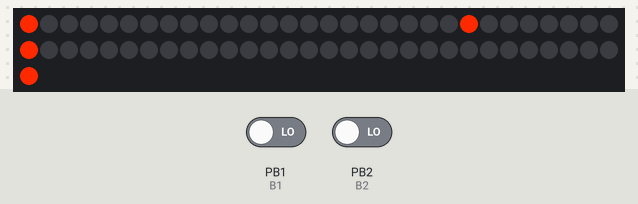
Bench run of a program on a simulated ATtiny85, built with avr-gcc and run on an emulated ATtiny85. Parts: 61 RGB LEDs in strip order, left to right, continuing on the next row. The inputs (shaded band) are chosen by the test bench; at power-on: PB1 (B1) LOW, PB2 (B2) LOW.

Above: at 1.2 s.
1.3 s: PB1 (B1) driven HIGH
At 1.9 s:
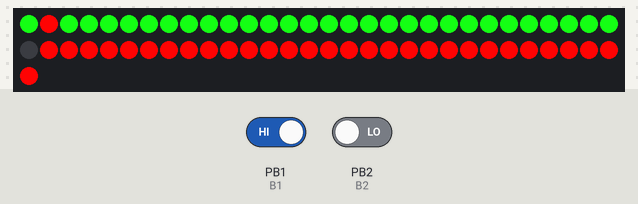

The program:

main.cpp
```cpp
#include <Adafruit_NeoPixel.h>
#ifdef __AVR__
#include <avr/power.h> // Required for 16 MHz Adafruit Trinket
#endif

#define B1 1
#define B2 2

#define PIN 0        // On Trinket or Gemma, suggest changing this to 1
#define NUMPIXELS 61 // Popular NeoPixel ring size
#define MEDIUMLED 30 // led central

#define GREEN pixels.Color(20, 255, 20)
#define RED pixels.Color(255, 3, 3)
#define BLUE pixels.Color(20, 20, 255)
#define ORANGE pixels.Color(255, 40, 0)

int game = 0;
float speed = 40;
int actual = 1;
int last = 0;
bool forward = true;
int level = 0;

Adafruit_NeoPixel pixels(NUMPIXELS, PIN, NEO_GRB + NEO_KHZ800);

void setup()
{
#if defined(__AVR_ATtiny85__) && (F_CPU == 16000000)
  clock_prescale_set(clock_div_1);
#endif
  pinMode(B1, INPUT);
  pinMode(B2, INPUT);
  pixels.begin(); // INITIALIZE NeoPixel strip object (REQUIRED)
}

void reset(int g)
{
  game = g;
  speed = 40;
  actual = 1;
  last = 0;
  forward = true;
  level = 0;
}

void nextLed()
{
  if (actual == NUMPIXELS && forward)
  {
    forward = false;
  }

  if (actual == 0 && !forward)
  {
    forward = true;
  }

  last = actual;
  if (forward)
  {
    actual++;
  }
  else
  {
    actual--;
  }
}

void changeSpeed()
{
  if (speed > 10)
  {
    speed -= 1;
  }
  else if (speed <= 10 && speed > 5)
  {
    speed -= 0.5;
  }
  else if (speed >= 5 && speed > 1)
  {
    speed -= 0.25;
  }
  else if (speed <= 1 && speed >= 0.1)
  {
    speed -= 0.1;
  }
}

void endGame(int winner)
{
  pixels.clear();
  if (winner == 1)
  {
    for (int i = 0; i < NUMPIXELS; i++)
    {
      if (i < MEDIUMLED)
      {
        pixels.setPixelColor(i, GREEN);
      }

      if (i > MEDIUMLED)
      {
        pixels.setPixelColor(i, RED);
      }
    }
  }

  if (winner == 2)
  {
    for (int i = 0; i < NUMPIXELS; i++)
    {
      if (i < MEDIUMLED)
      {
        pixels.setPixelColor(i, RED);
      }

      if (i > MEDIUMLED)
      {
        pixels.setPixelColor(i, GREEN);
      }
    }
  }

  pixels.show();
  for (int x = 0; x < 35; x++)
  {
    pixels.setPixelColor(actual, RED);
    pixels.show();
    delay(100);
    pixels.setPixelColor(actual, pixels.Color(0,0,0));
    pixels.show();
    delay(100);
  }
  pixels.clear();
  pixels.show();
  reset(0);
}

byte stateOne = LOW;
void statusButtonOne()
{
  if (digitalRead(B1) == HIGH && stateOne == LOW)
  {
    stateOne = HIGH;
  }

  if (digitalRead(B1) == LOW && stateOne == HIGH)
  {
    stateOne = LOW;
  }
}

byte stateTwo = LOW;
void statusButtonTwo()
{
  if (digitalRead(B2) == HIGH && stateTwo == LOW)
  {
    stateTwo = HIGH;
  }

  if (digitalRead(B2) == LOW && stateTwo == HIGH)
  {
    stateTwo = LOW;
  }
}

void unpresed()
{
  if (NUMPIXELS - level == actual)
  {
    endGame(1);
  }

  if (0 + level == actual)
  {
    endGame(2);
  }
}

long gama = 5*65536;
long pixelHue = 0;
void demo()
{
  if (stateOne == HIGH || stateTwo == HIGH)
  {
    reset(1);
    pixels.clear();
    pixels.show();
    delay(500);
    return;
  }

  if (actual != MEDIUMLED)
  {
    pixels.setPixelColor(last, pixels.Color(0, 0, 0));
    pixels.setPixelColor(actual, pixels.gamma32(pixels.ColorHSV(pixelHue)));
    delay(speed);
  }
  else
  {
    pixels.setPixelColor(last, pixels.Color(0, 0, 0));
  }

  pixels.setPixelColor(MEDIUMLED, pixels.gamma32(pixels.ColorHSV(pixelHue)));
  pixels.setPixelColor(0, pixels.gamma32(pixels.ColorHSV(pixelHue)));
  pixels.setPixelColor(NUMPIXELS - 1, pixels.gamma32(pixels.ColorHSV(pixelHue)));
  pixels.show();

  if(pixelHue < gama){
    pixelHue += 256;
  }else{
    pixelHue = 0;
  }

  nextLed();
}

void gameOne()
{
  if (stateOne == HIGH && forward)
  {
    if (actual > 25)
    {
      forward = !forward;
    }
    else
    {
      endGame(1);
    }
  }

  if (stateOne == HIGH && !forward)
  {
    if (actual < 25)
    {
      endGame(1);
    }
  }

  if (stateTwo == HIGH && !forward)
  {
    if (actual < 25)
    {
      forward = !forward;
    }
    else
    {
      endGame(2);
    }
  }

  if (stateTwo == HIGH && forward)
  {
    if (actual > 25)
    {
      endGame(2);
    }
  }

  if (actual != MEDIUMLED)
  {
    pixels.setPixelColor(last, pixels.Color(0, 0, 0));
    pixels.setPixelColor(actual, BLUE);
    delay(speed);
  }
  else
  {
    pixels.setPixelColor(last, pixels.Color(0, 0, 0));
    changeSpeed();
  }

  pixels.setPixelColor(MEDIUMLED, RED);
  pixels.setPixelColor(0, RED);
  pixels.setPixelColor(NUMPIXELS - 1, RED);
  pixels.show();

  nextLed();
  unpresed();
}

void loop()
{
  statusButtonOne();
  statusButtonTwo();

  switch (game)
  {
  case 1:
    gameOne();
    break;

  default:
    demo();
    break;
  }
}
```

Measured:
- after the input at 1.3 s, the LEDs: first change after 0.05 s (image 1 shows a later state)
